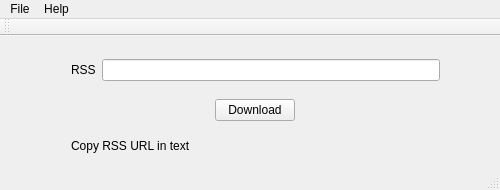
<?xml version="1.0" encoding="UTF-8"?>
<ui version="4.0">
 <class>MainWindow</class>
 <widget class="QMainWindow" name="MainWindow">
  <property name="geometry">
   <rect>
    <x>0</x>
    <y>0</y>
    <width>500</width>
    <height>190</height>
   </rect>
  </property>
  <property name="sizePolicy">
   <sizepolicy hsizetype="Fixed" vsizetype="Fixed">
    <horstretch>0</horstretch>
    <verstretch>0</verstretch>
   </sizepolicy>
  </property>
  <property name="minimumSize">
   <size>
    <width>500</width>
    <height>190</height>
   </size>
  </property>
  <property name="maximumSize">
   <size>
    <width>500</width>
    <height>190</height>
   </size>
  </property>
  <property name="windowTitle">
   <string>RSS Bulk Downloader 0.1</string>
  </property>
  <widget class="QWidget" name="centralWidget">
   <property name="sizePolicy">
    <sizepolicy hsizetype="Fixed" vsizetype="Fixed">
     <horstretch>0</horstretch>
     <verstretch>0</verstretch>
    </sizepolicy>
   </property>
   <widget class="QWidget" name="verticalLayoutWidget">
    <property name="geometry">
     <rect>
      <x>60</x>
      <y>0</y>
      <width>391</width>
      <height>141</height>
     </rect>
    </property>
    <layout class="QVBoxLayout" name="verticalLayout">
     <property name="sizeConstraint">
      <enum>QLayout::SetDefaultConstraint</enum>
     </property>
     <item>
      <layout class="QHBoxLayout" name="horizontalLayout">
       <item>
        <widget class="QLabel" name="label">
         <property name="text">
          <string>RSS</string>
         </property>
        </widget>
       </item>
       <item>
        <widget class="QLineEdit" name="rssEdit"/>
       </item>
      </layout>
     </item>
     <item>
      <layout class="QHBoxLayout" name="horizontalLayout_2">
       <property name="sizeConstraint">
        <enum>QLayout::SetDefaultConstraint</enum>
       </property>
       <item>
        <widget class="QPushButton" name="downloadButton">
         <property name="enabled">
          <bool>true</bool>
         </property>
         <property name="sizePolicy">
          <sizepolicy hsizetype="Fixed" vsizetype="Fixed">
           <horstretch>0</horstretch>
           <verstretch>0</verstretch>
          </sizepolicy>
         </property>
         <property name="text">
          <string>Download</string>
         </property>
        </widget>
       </item>
      </layout>
     </item>
     <item>
      <layout class="QVBoxLayout" name="verticalLayout_2">
       <item>
        <widget class="QLabel" name="result">
         <property name="sizePolicy">
          <sizepolicy hsizetype="Fixed" vsizetype="Fixed">
           <horstretch>0</horstretch>
           <verstretch>0</verstretch>
          </sizepolicy>
         </property>
         <property name="text">
          <string>Copy RSS URL in text</string>
         </property>
        </widget>
       </item>
      </layout>
     </item>
    </layout>
   </widget>
  </widget>
  <widget class="QMenuBar" name="menuBar">
   <property name="geometry">
    <rect>
     <x>0</x>
     <y>0</y>
     <width>500</width>
     <height>21</height>
    </rect>
   </property>
   <widget class="QMenu" name="menuFile">
    <property name="title">
     <string>File</string>
    </property>
    <addaction name="actionReset"/>
    <addaction name="separator"/>
    <addaction name="actionQuit"/>
   </widget>
   <widget class="QMenu" name="menuAbout">
    <property name="title">
     <string>Help</string>
    </property>
    <addaction name="actionHow_To"/>
    <addaction name="actionAbout"/>
   </widget>
   <addaction name="menuFile"/>
   <addaction name="menuAbout"/>
  </widget>
  <widget class="QToolBar" name="mainToolBar">
   <attribute name="toolBarArea">
    <enum>TopToolBarArea</enum>
   </attribute>
   <attribute name="toolBarBreak">
    <bool>false</bool>
   </attribute>
  </widget>
  <widget class="QStatusBar" name="statusBar"/>
  <action name="actionHow_To">
   <property name="text">
    <string>How To</string>
   </property>
  </action>
  <action name="actionAbout">
   <property name="text">
    <string>About</string>
   </property>
  </action>
  <action name="actionReset">
   <property name="text">
    <string>Reset</string>
   </property>
  </action>
  <action name="actionQuit">
   <property name="text">
    <string>Quit</string>
   </property>
  </action>
 </widget>
 <layoutdefault spacing="6" margin="11"/>
 <resources/>
 <connections/>
</ui>
